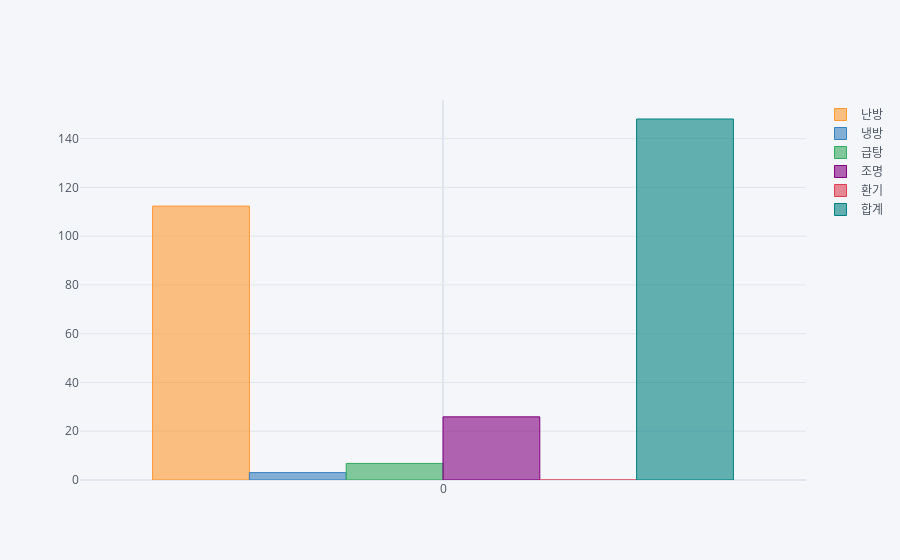

The notebook cell this image was saved under:
### Code cell
df_result.iplot(kind='bar')

### Figure 1 — Plotly figure (JSON) as saved in the notebook; plotly's stock layout.template omitted (floating-point values rounded to 4 significant figures)
{"data": [{"marker": {"color": "rgba(255, 153, 51, 0.6)", "line": {"color": "rgba(255, 153, 51, 1.0)", "width": 1}}, "name": "난방", "orientation": "v", "text": "", "type": "bar", "x": [0], "y": [112.3]}, {"marker": {"color": "rgba(55, 128, 191, 0.6)", "line": {"color": "rgba(55, 128, 191, 1.0)", "width": 1}}, "name": "냉방", "orientation": "v", "text": "", "type": "bar", "x": [0], "y": [3.028]}, {"marker": {"color": "rgba(50, 171, 96, 0.6)", "line": {"color": "rgba(50, 171, 96, 1.0)", "width": 1}}, "name": "급탕", "orientation": "v", "text": "", "type": "bar", "x": [0], "y": [6.8]}, {"marker": {"color": "rgba(128, 0, 128, 0.6)", "line": {"color": "rgba(128, 0, 128, 1.0)", "width": 1}}, "name": "조명", "orientation": "v", "text": "", "type": "bar", "x": [0], "y": [25.9]}, {"marker": {"color": "rgba(219, 64, 82, 0.6)", "line": {"color": "rgba(219, 64, 82, 1.0)", "width": 1}}, "name": "환기", "orientation": "v", "text": "", "type": "bar", "x": [0], "y": [0]}, {"marker": {"color": "rgba(0, 128, 128, 0.6)", "line": {"color": "rgba(0, 128, 128, 1.0)", "width": 1}}, "name": "합계", "orientation": "v", "text": "", "type": "bar", "x": [0], "y": [148.1]}], "layout": {"legend": {"bgcolor": "#F5F6F9", "font": {"color": "#4D5663"}}, "paper_bgcolor": "#F5F6F9", "plot_bgcolor": "#F5F6F9", "title": {"font": {"color": "#4D5663"}}, "xaxis": {"gridcolor": "#E1E5ED", "showgrid": true, "tickfont": {"color": "#4D5663"}, "title": {"font": {"color": "#4D5663"}, "text": ""}, "zerolinecolor": "#E1E5ED"}, "yaxis": {"gridcolor": "#E1E5ED", "showgrid": true, "tickfont": {"color": "#4D5663"}, "title": {"font": {"color": "#4D5663"}, "text": ""}, "zerolinecolor": "#E1E5ED"}}}
